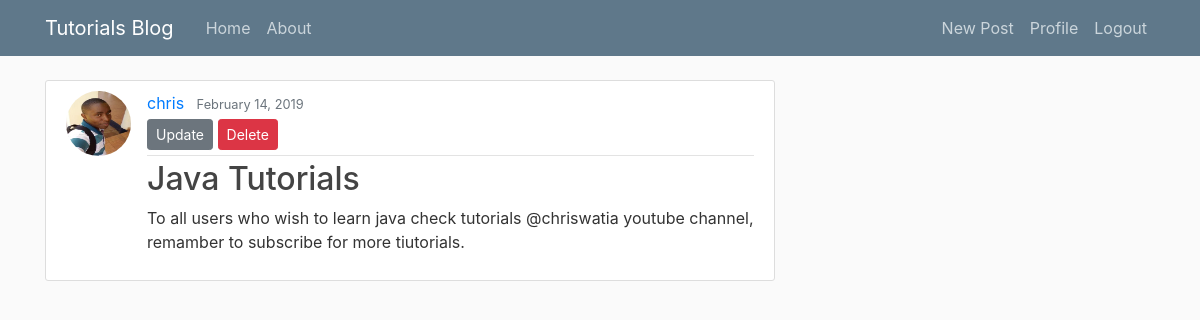
/post/2 (signed in), run on the app's committed database.
### blog/models.py (models this page shows, shortened)
class Post(models.Model):
    title = models.CharField(max_length=100)
    content = models.TextField()
    date_posted = models.DateTimeField(default=timezone.now)
    author = models.ForeignKey(User, on_delete=models.CASCADE)

### users/models.py (models this page shows, shortened)
class Profile(models.Model):
    user = models.OneToOneField(User, on_delete=models.CASCADE)
    image = models.ImageField(default='default.jpg', upload_to='profile_pics')

### blog/views.py (the view)
# urls.py: path('post/<int:pk>', PostDetailView.as_view(), name='post-detail'),
class PostDetailView(LoginRequiredMixin, DetailView):
    model = Post

### blog/templates/blog/post_detail.html
{% extends "blog/base.html" %}
{% block content %}
  <article class="media content-section">
    <img class="rounded-circle article-img" src="{{ object.author.profile.image.url }}">
    <div class="media-body">
      <div class="article-metadata">
        <a class="mr-2" href="{% url 'user-posts' object.author.username %}">{{ object.author }}</a>
        <small class="text-muted">{{ object.date_posted|date:"F d, Y" }}</small>
        {% if object.author == user %}
          <div>
            <a class="btn btn-secondary btn-sm mt-1 mb-1" href="{% url 'post-update' object.id %}">Update</a>
            <a class="btn btn-danger btn-sm mt-1 mb-1" href="{% url 'post-delete' object.id %}">Delete</a>
          </div>
        {% endif %}
      </div>
      <h2 class="article-title">{{ object.title }}</h2>
      <p class="article-content">{{ object.content }}</p>
    </div>
  </article>
{% endblock content %}

### blog/static/blog/main.css (style rules this page uses)
body { background: #fafafa; color: #333333; margin-top: 5rem; }
h1, h2, h3, h4, h5, h6 { color: #444444; }
.content-section { background: #ffffff; padding: 10px 20px; border: 1px solid #dddddd; border-radius: 3px; margin-bottom: 20px; }
.article-title { color: #444444; }
.article-content { white-space: pre-line; }
.article-img { height: 65px; width: 65px; margin-right: 16px; }
.article-metadata { padding-bottom: 1px; margin-bottom: 4px; border-bottom: 1px solid #e3e3e3 }

### data on the page
Post: author.profile.image (picture), author "chris", date_posted "February 14, 2019", title "Java Tutorials", content "To all users who wish to learn java check tutorials @chriswatia youtube channel, remamber to subscribe for more tiutorials."
